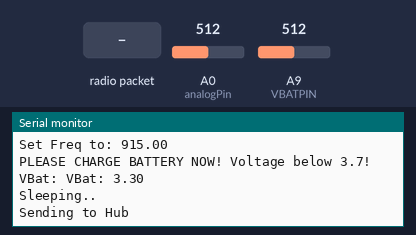
Recording of a sketch running on a simulated Arduino Mega 2560, built with avr-gcc and run on an emulated ATmega2560. Shown: the last lines printed to the serial monitor. The inputs (shaded band) are chosen by the test bench; at power-on: A9 (VBATPIN) = 512, A0 (analogPin) = 512. No radio packets arrive unless stated.

Above: at 1.3 s.
1.4 s: A9 (VBATPIN) set to 716
At 2.6 s:
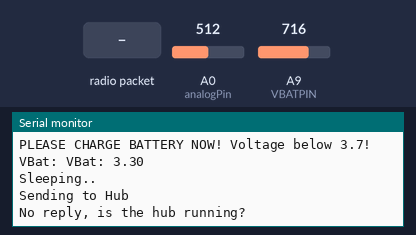
4.2 s: radio packet "5" arrives
At 4.51 s:
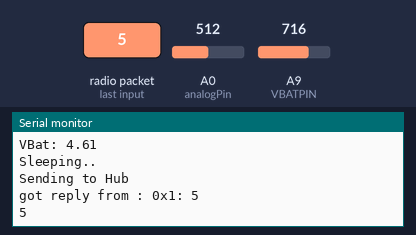
5.7 s: radio packet "90" arrives
At 7.0 s:
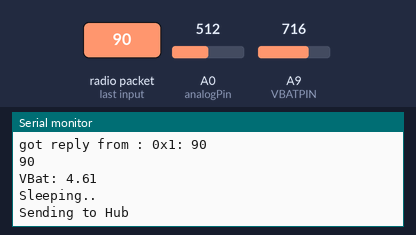
7.2 s: A9 (VBATPIN) set to 900
At 9.5 s:
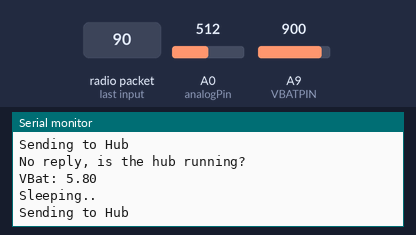

Measured:
- after the input at 4.2 s, the serial monitor: prints a new line at once (image 2)
- after the input at 5.7 s, the serial monitor: prints a new line at once (image 3)
- after the input at 7.2 s, the serial monitor: prints a new line after 1.7 s (image 4)

The sketch:

Well.ino
```cpp
#include <RHReliableDatagram.h>
#include <RH_RF95.h>
#include <SPI.h>

#define CLIENT_ADDRESS 2
#define SERVER_ADDRESS 1

// for feather32u4
#define RFM95_CS 8
#define RFM95_RST 4
#define RFM95_INT 7

//Frequency
#define RF95_FREQ 915.0

//Battery pin
#define VBATPIN A9

int analogPin = A0;     // potentiometer wiper (middle terminal)

// Singleton instance of the radio driver
RH_RF95 driver(RFM95_CS, RFM95_INT);
//RH_RF95 rf95(5, 2); // Rocket Scream Mini Ultra Pro with the RFM95W

// Class to manage message delivery and receipt, using the driver declared above
RHReliableDatagram manager(driver, CLIENT_ADDRESS);


void setup()
{
  pinMode(RFM95_RST, OUTPUT);
  digitalWrite(RFM95_RST, HIGH);

  Serial.begin(115200);
  //while (!Serial) {
  //  delay(1);
  //  Serial.println("Serial not connected");
  //}
  delay(100);

  Serial.println("Feather LoRa TX Test!");

  // manual reset
  digitalWrite(RFM95_RST, LOW);
  delay(10);
  digitalWrite(RFM95_RST, HIGH);
  delay(10);

  if (!manager.init())
    Serial.println("init failed");


  if (!driver.setFrequency(RF95_FREQ)) {
    Serial.println("setFrequency failed");
    while (1);
  }
  Serial.print("Set Freq to: "); Serial.println(RF95_FREQ);

  // Defaults after init are 434.0MHz, 13dBm, Bw = 125 kHz, Cr = 4/5, Sf = 128chips/symbol, CRC on
  // The default transmitter power is 13dBm, using PA_BOOST.
  // If you are using RFM95/96/97/98 modules which uses the PA_BOOST transmitter pin, then
  // you can set transmitter powers from 5 to 23 dBm:
  driver.setTxPower(5, false);

  // You can optionally require this module to wait until Channel Activity
  // Detection shows no activity on the channel before transmitting by setting
  // the CAD timeout to non-zero:
//  driver.setCADTimeout(10000);

  driver.setModemConfig(2);  /// Bw31_25Cr48Sf512 < Bw = 31.25 kHz, Cr = 4/8, Sf = 512chips/symbol, CRC on. Slow+long range


}

char radiopacket[20] =   "";   //packet that will be transmitted
uint32_t syncTime;            //This is the synchronization time from hub

// Dont put this on the stack:
char buf[RH_RF95_MAX_MESSAGE_LEN];

int syncT = 0;
float measuredvbat = 0;

void loop()
{

  //Battery measurement
  measuredvbat = analogRead(VBATPIN);
  measuredvbat *= 2;    // we divided by 2, so multiply back
  measuredvbat *= 3.3;  // Multiply by 3.3V, our reference voltage
  measuredvbat /= 1024; // convert to voltage
  if(measuredvbat <= 3.7){
    Serial.print("PLEASE CHARGE BATTERY NOW! Voltage below 3.7! VBat: " );
  }
  Serial.print("VBat: " ); Serial.println(measuredvbat);


  Serial.println("Sleeping..");
  delay(syncT); // Wait 1 second between transmits, could also 'sleep' here!
  Serial.println("Sending to Hub");

  char bufferVoltage[7] = "";    //buffer to hold voltageIN
  int val = 0;                   // variable to store the value read
  float vout = 0;                // voltage out
  String bufferOut = "";         //string to append all values


  val = analogRead(analogPin);          // read the input pin
  vout = 0.00292968 * val;              //convert back to voltage
  dtostrf(vout, 4, 3, bufferVoltage);   //decimal to char

  bufferOut += vout;
  bufferOut += " ";
  bufferOut += measuredvbat;

  bufferOut.toCharArray(radiopacket, 20);

  // Send a message to manager_server
  if (manager.sendtoWait(radiopacket, sizeof(radiopacket), SERVER_ADDRESS))
  {
    // Now wait for a reply from the server
    uint8_t len = sizeof(buf);
    uint8_t from;
    if (manager.recvfromAckTimeout(buf, &len, 2000, &from))
    {
      Serial.print("got reply from : 0x");
      Serial.print(from, HEX);
      Serial.print(": ");
      Serial.println((char*)buf);

      syncT = atoi(buf);
      Serial.println(syncT);
    }
    else
    {
      Serial.println("No reply, is the hub running?");
    }
  }
  else
    Serial.println("sendtoWait failed");
  delay(500);
}
```
